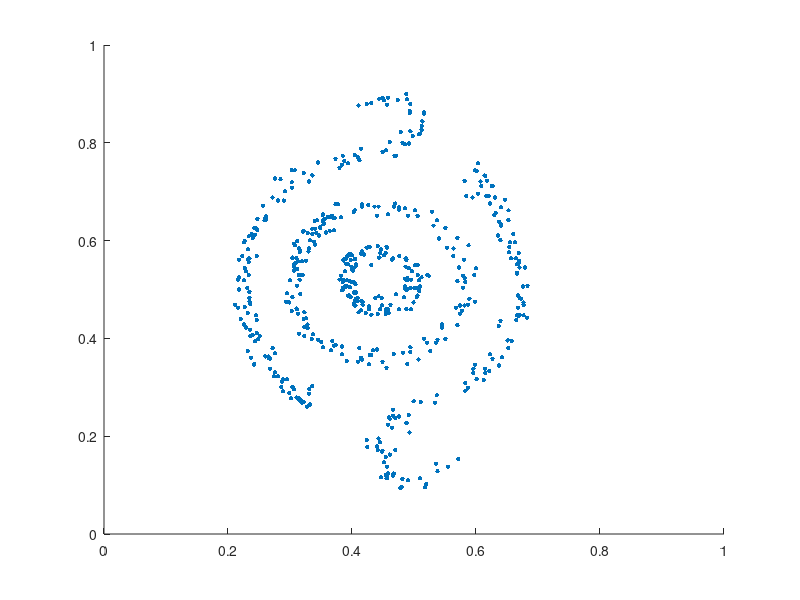

Recreate this plot in MATLAB. (Note: this script raises an error after producing the figure.)
%% Initialize variables.
SIGMA = 0.02;
COLORS = ['r', 'g', 'b','y', 'm','c','k'];
MAX_PARTITIONS = 7;
SPECIAL_NUMBER_OF_PARTITIONS = 6;

%% Load points.
load points.mat points;

%% Display points.
scatter(points(:,1),points(:,2),10,'filled');
axis([0 1 0 1]);

%% Permutate points to test randomness.
nPoints = size(points,1);
permutation = randperm(nPoints);
points = points(permutation,:);

%% Generate similarity matrix.
W = squareform(exp(-pdist(points,'squaredeuclidean')/(2*SIGMA^2)));

%% Partition points for various number of partitions.
f = figure;
for nPartitions = 2:MAX_PARTITIONS
    %% Generate partition matrix.
    [~,X] = ncut(W,nPartitions);
    
    %% Sort points by partition.
    [~,I] = sortrows(X,'descend');
    pointsPartitioned = points(I,:);
    
    %% Display W and sortedW as images.
    if nPartitions == SPECIAL_NUMBER_OF_PARTITIONS
        sortedW = W(:,I);
        sortedW = sortedW(I,:);
        
        figure;
        
        leftSubplot = subplot(1,2,1);
        imagesc(W);
        axis(leftSubplot,'square');

        rightSubplot = subplot(1,2,2);
        imagesc(sortedW);
        axis(rightSubplot,'square');
        colorbar;

        leftPosition = get(leftSubplot,'position');
        leftPosition(1) = leftPosition(1) - 0.03;
        set(leftSubplot,'position',leftPosition);

        rightPosition = get(rightSubplot,'position');
        rightPosition(1) = rightPosition(1) - 0.04;
        set(rightSubplot,'position',rightPosition);

        colorbarPosition = get(colorbar, 'position');
        colorbarPosition(1) = colorbarPosition(1) + 0.01;
        colorbarPosition(3) = colorbarPosition(3) + 0.02;
        set(colorbar,'position',colorbarPosition);
        
        figure(f);
    end
    
    %% Generate splitters for pointsPartitioned.
    splitters = [0 cumsum(sum(X))];
    
    subplot(2,3,nPartitions-1);
    title(strcat('k','=',num2str(nPartitions)));
    axis([0 1 0 1]);
    hold on;
    
    %% Display partitioned points.
    for j = 1:nPartitions
        start = splitters(j)+1;
        finish = splitters(j+1);
        scatter(pointsPartitioned(start:finish,1), ...
                pointsPartitioned(start:finish,2),10,'filled',COLORS(j));
    end
end

 %% Display eigenvalues.
[s,~] = ncut(W,nPoints);

figure;
scatter((1:nPoints),s,10,'filled');
ylim([-0.5 1])
hold on;
line([0,600],[0,0],'Color','red','LineStyle','--');
hold off;
